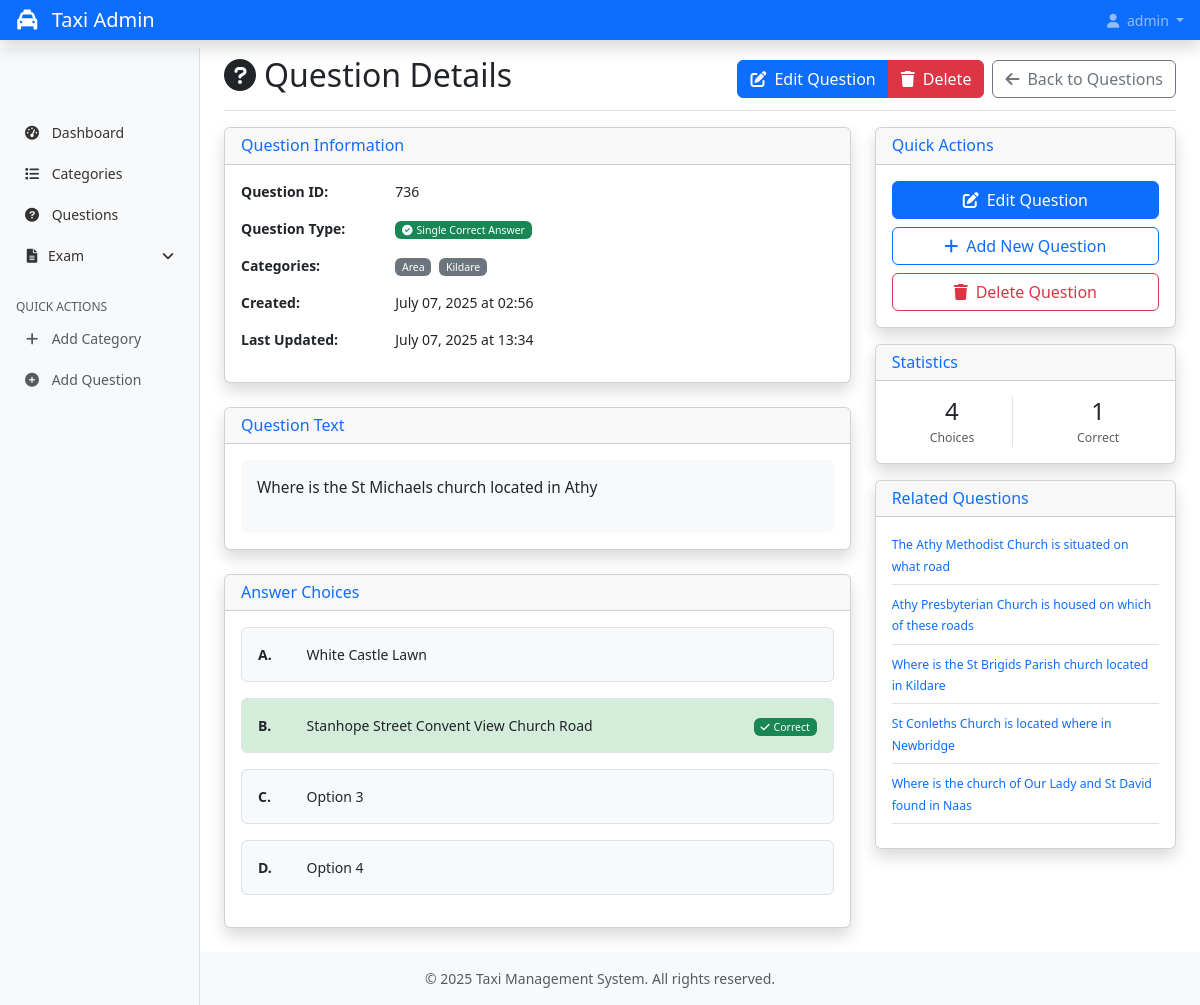
Before: /questions/736/ (signed in) with the older database file.
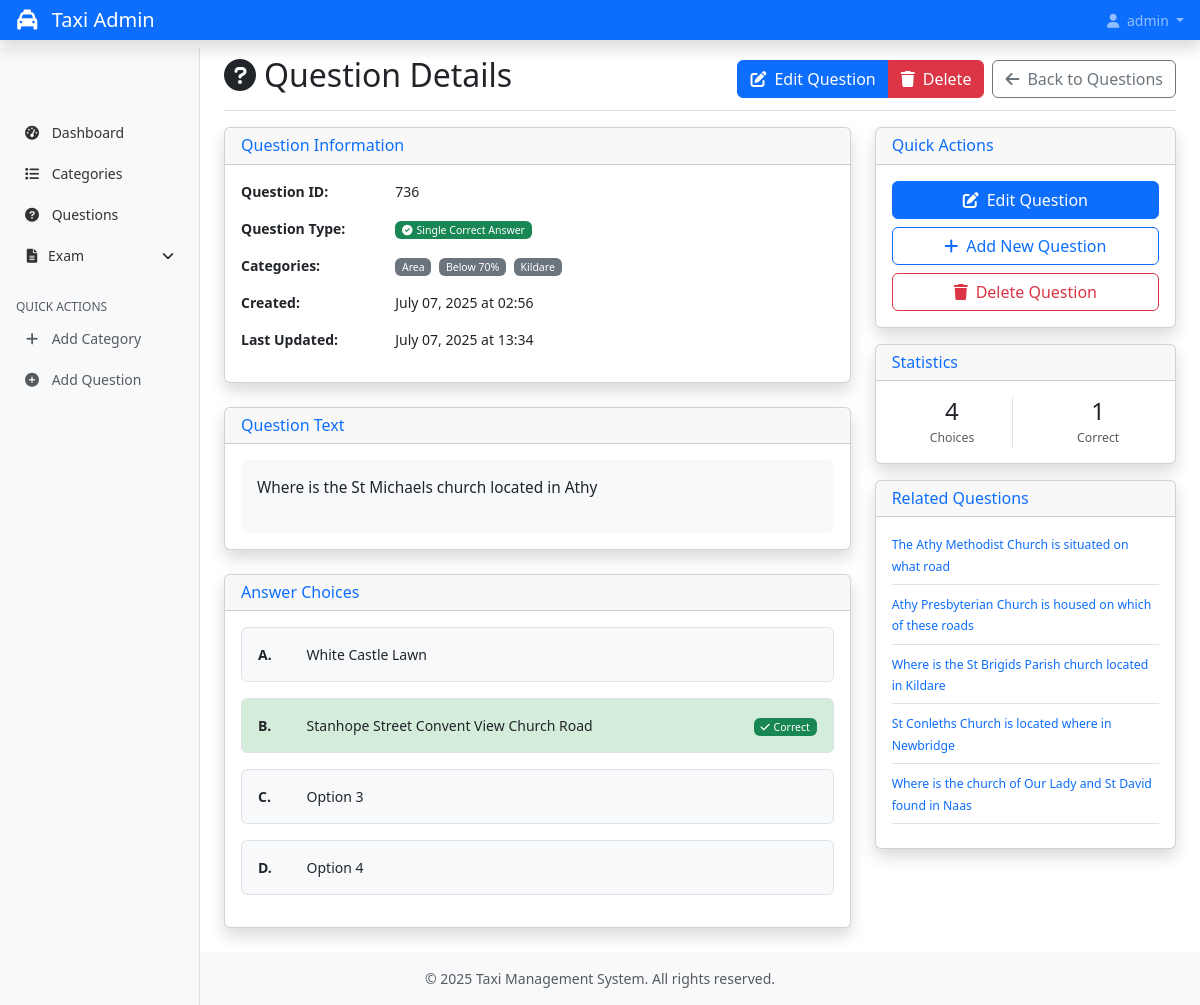
After: the same page with the newer database file.
### taxi/models.py (models this page shows, shortened)
class Category(models.Model):
    name = models.CharField(max_length=100)
    parent = models.ForeignKey('self', on_delete=models.CASCADE, null=True, blank=True, related_name='subcategories')
    description = models.TextField(blank=True, null=True)
    is_active = models.BooleanField(default=True)
    created_at = models.DateTimeField(auto_now_add=True)
    updated_at = models.DateTimeField(auto_now=True)
    class Meta:
        verbose_name_plural = "Categories"
        ordering = ['name']

class Choice(models.Model):
    question = models.ForeignKey(Question, on_delete=models.CASCADE, related_name='choices')
    option_label = models.CharField(max_length=1)  # A, B, C, D
    choice_text = models.CharField(max_length=255)
    is_correct = models.BooleanField(default=False)
    class Meta:
        unique_together = ('question', 'option_label')  # A, B, C, D unique per question

class Question(models.Model):
    SINGLE = 'single'
    MULTIPLE = 'multiple'
    QUESTION_TYPES = [
        (SINGLE, 'Single Correct Answer'),
        (MULTIPLE, 'Multiple Correct Answers'),
    ]
    question_text = models.TextField()
    question_type = models.CharField(max_length=10, choices=QUESTION_TYPES, default=SINGLE)
    categories = models.ManyToManyField(Category, related_name='questions')
    created_at = models.DateTimeField(auto_now_add=True)
    updated_at = models.DateTimeField(auto_now=True)
    class Meta:
        ordering = ['-created_at']

### taxi/views.py (the view)
# urls.py: path('questions/<int:question_id>/', views.question_detail, name='question_detail'),
@login_required
def question_detail(request, question_id):
    question = get_object_or_404(Question.objects.prefetch_related('categories', 'choices'), id=question_id)
    related_questions = Question.objects.filter(
        categories__in=question.categories.all()
    ).exclude(id=question.id).distinct()[:5]
    correct_answers_count = question.choices.filter(is_correct=True).count()
    total_choices = question.choices.count()
    context = {
        'question': question,
        'related_questions': related_questions,
        'correct_answers_count': correct_answers_count,
        'total_choices': total_choices,
    }
    return render(request, 'admin/question_detail.html', context)

### templates/admin/question_detail.html (shortened to what the changed rows need)
{% extends 'admin/base.html' %}
{% load static %}
{% load taxi_extras %}
{% block content %}
<div class="d-flex justify-content-between flex-wrap flex-md-nowrap align-items-center pt-3 pb-2 mb-3 border-bottom">
    <h1 class="h2">
        <i class="fas fa-question-circle me-2"></i>Question Details
    </h1>
</div>
<div class="row">
    <div class="col-lg-8">
        <div class="card shadow">
            <div class="card-body">
                <div class="row mb-3">
                    <div class="col-md-9">
                        {% for category in question.categories.all %}
                            <span class="badge bg-secondary me-1">{{ category.name }}</span>
                        {% empty %}
                            <span class="text-muted">No categories assigned</span>
                        {% endfor %}
                    </div>
                </div>
            </div>
        </div>
        <div class="card shadow mt-4">
            <div class="card-body">
                {% for choice in question.choices.all %}
                    <div class="choice-item mb-3 p-3 border rounded {% if choice.is_correct %}correct-choice{% endif %}">
                        <div class="row align-items-center">
                            <div class="col-md-1">
                                <strong>{{ choice.option_label }}.</strong>
                            </div>
                            <div class="col-md-9">
                                {{ choice.choice_text }}
                            </div>
                            <div class="col-md-2 text-end">
                                {% if choice.is_correct %}
                                    <span class="badge bg-success">
                                        <i class="fas fa-check me-1"></i>Correct
                                    </span>
                                {% endif %}
                            </div>
                        </div>
                    </div>
                {% empty %}
                    <div class="alert alert-warning">
                        <i class="fas fa-exclamation-triangle me-2"></i>
                        No answer choices have been added to this question yet.
                    </div>
                {% endfor %}
            </div>
        </div>
    </div>
    <div class="col-lg-4">
        {% if related_questions %}
        <div class="card shadow mt-3">
            <div class="card-body">
                {% for related in related_questions %}
                    <div class="border-bottom pb-2 mb-2">
                        <a href="{% url 'question_detail' related.id %}" class="text-decoration-none">
                            <small class="text-primary">{{ related.question_text|truncatechars:60 }}</small>
                        </a>
                    </div>
                {% endfor %}
            </div>
        </div>
        {% endif %}
    </div>
</div>
{% endblock %}

Changed rows visible on the page:
added Category: name "Below 70%"
